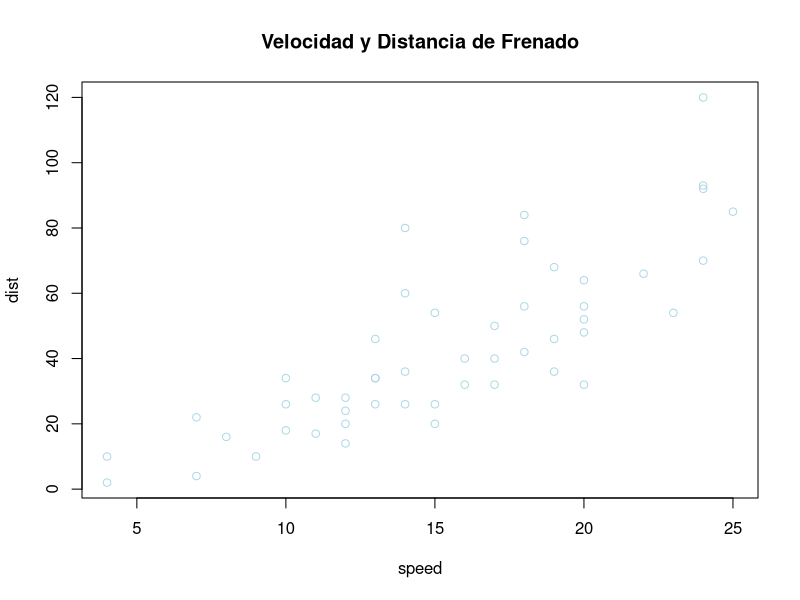

R code for this plot:
## ---- chunk 1
# Ejemplo de código R
plot(cars, col = "lightblue", main = "Velocidad y Distancia de Frenado")
